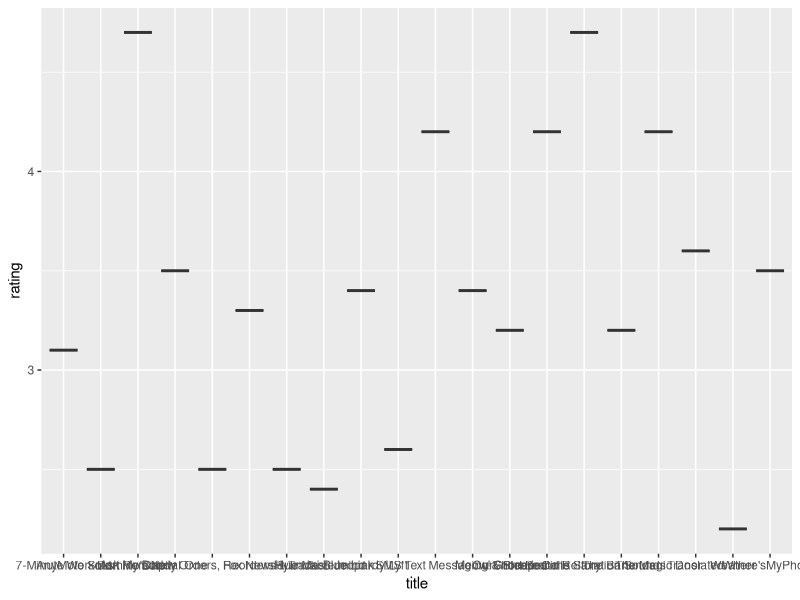
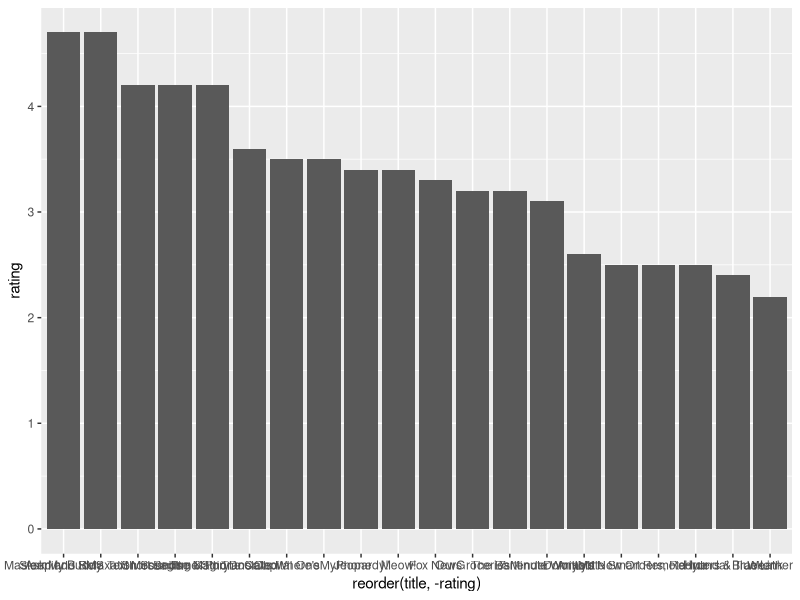
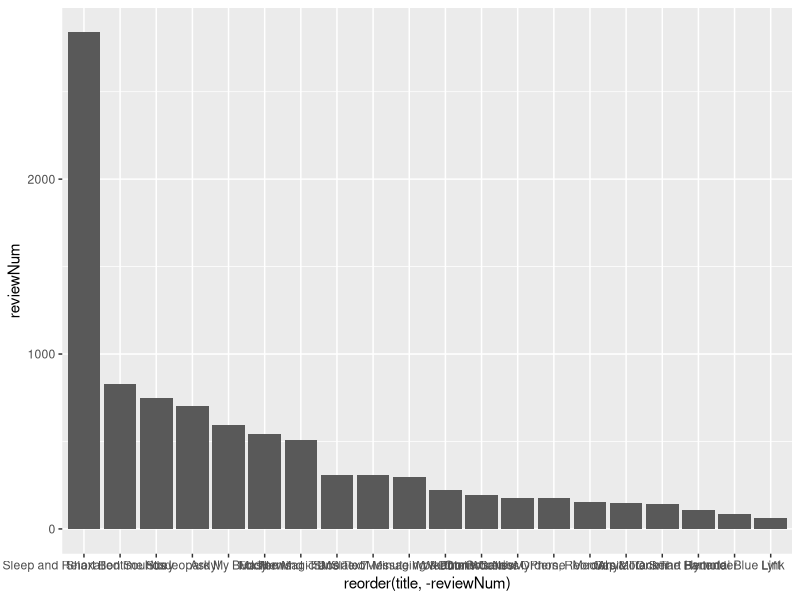
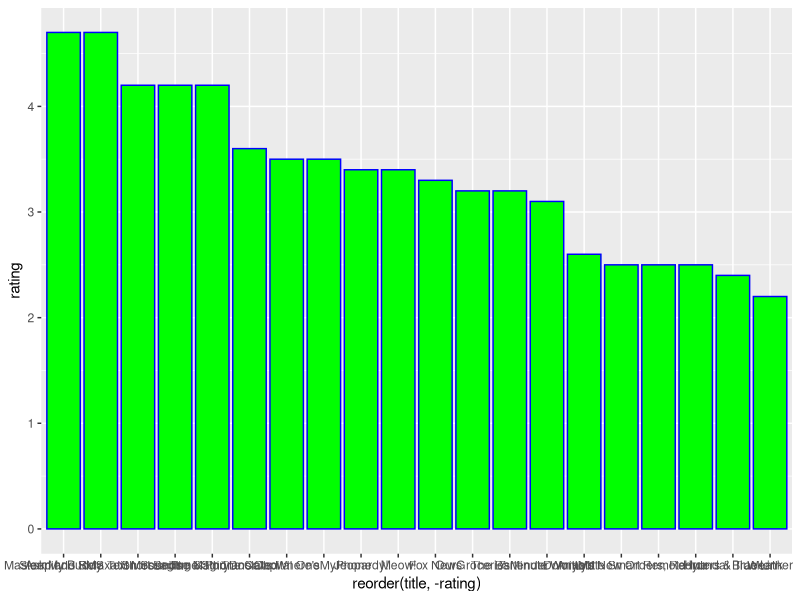
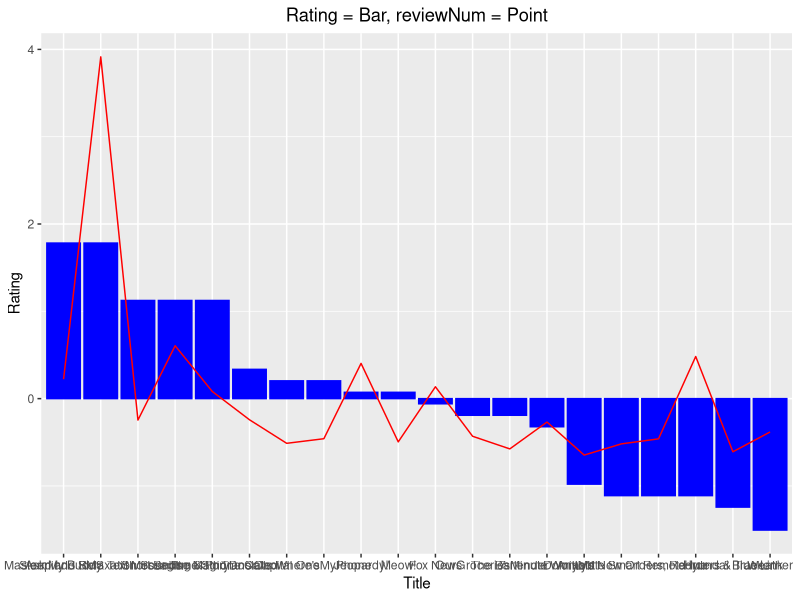
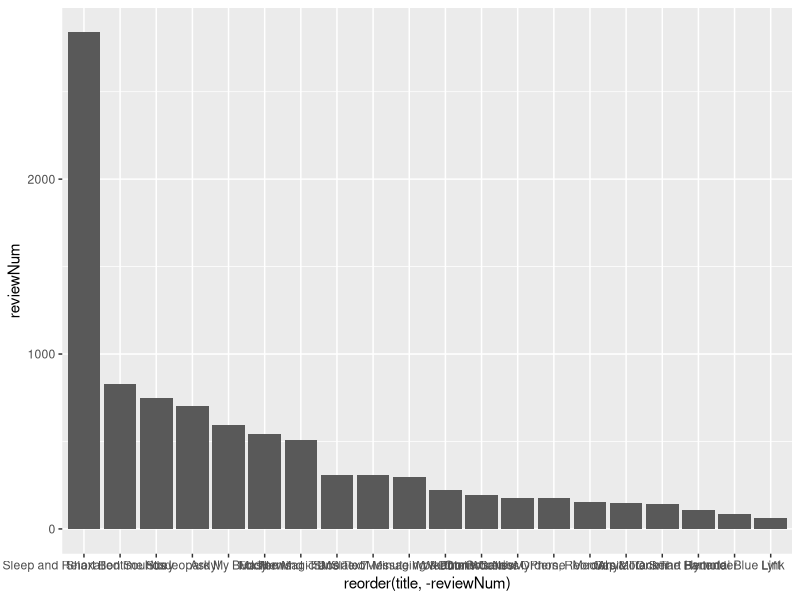

R code for these plots, in order:
library(dplyr)
library(ggplot2)
setwd("./Documents/GitHub/amazon_skills_scraper")

#read dataset
skills = read.csv(file='datasets/skills_processed_v01.csv',header = TRUE, sep = ',' ,stringsAsFactors = FALSE,encoding = "utf-8")
reviews = read.csv(file='datasets/reviews_processed_v01.csv',header = TRUE, sep = ',' ,stringsAsFactors = FALSE,encoding = "utf-8")
comments = read.csv(file='datasets/comments_processed_v01.csv',header = TRUE, sep = ',' ,stringsAsFactors = FALSE,encoding = "utf-8")

#preprocess
skills$reviewNum = gsub(',', '', x = skills$reviewNum)
skills$reviewNum = skills$reviewNum %>% as.numeric()

#EDA
skills %>% head
summary(skills)
str(skills)
arrange(skills, desc(rating))%>%  select(title, rating)
skills$title

#plotting

#boxplot
skills %>% ggplot(aes(x=title, y = rating)) + geom_boxplot()

#barplot
skills %>% ggplot(aes(x = reorder(title, -rating), y = rating)) + geom_bar(stat = "identity")
skills %>% ggplot(aes(x = reorder(title, -reviewNum), y = reviewNum)) + geom_bar(stat = "identity")

temp = select(skills, title, reviewNum)
temp$reviewNum = scale(temp$reviewNum)
temp2 = select(skills, title, rating)
temp2$rating = scale(temp2$rating)
ggplot(data = skills, aes(x = reorder(title, -rating), y = rating)) + geom_bar(stat = "identity", fill = "green", color = "blue")
ggplot(data = temp2, aes(x = reorder(title, -rating), y = rating)) + geom_bar(stat = "identity", fill = "blue", color = "blue") +
 geom_line(data = temp, aes(x = reorder(title, reviewNum), y = reviewNum, group = 1), stat = "identity", color = "red") + # rating & reviewNum
  labs(title = "Rating = Bar, reviewNum = Point", x= "Title", y = "Rating") +
    theme(plot.title = element_text(hjust = 0.5))
ggplot() + geom_bar(data = skills, aes(x = reorder(title, -reviewNum), y = reviewNum), stat = "identity")

